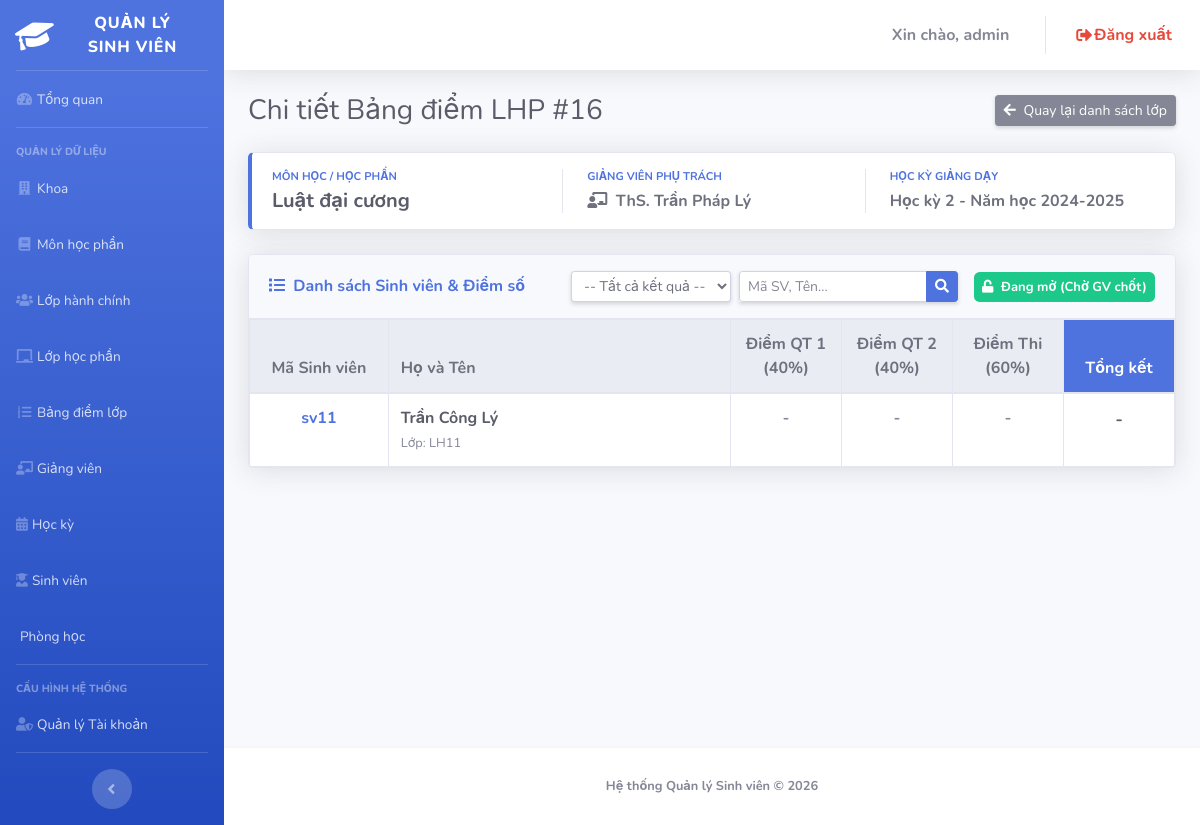
Page /admin/index.php?page=grade_detail&maLHP=16 (signed in) on the committed database.
### tables this page shows
CREATE TABLE
  `courseclasses` (
    `maLHP` int (11) NOT NULL,
    `maMH` varchar(20) NOT NULL,
    `maHK` varchar(20) NOT NULL,
    `maGV` varchar(20) NOT NULL,
    `isLocked` tinyint (1) DEFAULT 0
  );

CREATE TABLE
  `courses` (
    `maMH` varchar(20) NOT NULL,
    `tenMH` varchar(100) NOT NULL,
    `soTinChi` int (11) DEFAULT 3,
    `maKhoa` varchar(20) NOT NULL
  );

CREATE TABLE
  `lecturers` (
    `maGV` varchar(20) NOT NULL,
    `hoTenGV` varchar(100) NOT NULL,
    `email` varchar(100) DEFAULT NULL,
    `sdt` varchar(20) DEFAULT NULL
  );

CREATE TABLE
  `semesters` (
    `maHK` varchar(20) NOT NULL,
    `tenHK` varchar(50) NOT NULL
  );

CREATE TABLE
  `grades` (
    `maSV` varchar(20) NOT NULL,
    `maLHP` int (11) NOT NULL,
    `diem1` decimal(4, 2) DEFAULT NULL CHECK (`diem1` between 0 and 10),
    `diem2` decimal(4, 2) DEFAULT NULL CHECK (`diem2` between 0 and 10),
    `diemThi` decimal(4, 2) DEFAULT NULL CHECK (`diemThi` between 0 and 10),
    `diemTong` decimal(4, 2) GENERATED ALWAYS AS (
      cast(
        (`diem1` + `diem2`) / 2.0 * 0.4 + `diemThi` * 0.6 as decimal(4, 2)
      )
    ) VIRTUAL,
    `diemTongChu` varchar(2) GENERATED ALWAYS AS (
      case
        when `diemTong` is null then NULL
        when `diemTong` >= 8.5 then 'A'
        when `diemTong` >= 8.0 then 'B+'
        when `diemTong` >= 7.0 then 'B'
        when `diemTong` >= 6.5 then 'C+'
        when `diemTong` >= 5.5 then 'C'
        when `diemTong` >= 5.0 then 'D+'
        when `diemTong` >= 4.0 then 'D'
        else 'F'
      end
    ) VIRTUAL
  );

CREATE TABLE
  `students` (
    `maSV` varchar(20) NOT NULL,
    `hoTen` varchar(100) NOT NULL,
    `gioiTinh` varchar(10) DEFAULT NULL,
    `namSinh` int (11) DEFAULT NULL,
    `diaChi` varchar(200) DEFAULT NULL,
    `email` varchar(100) DEFAULT NULL,
    `sdt` varchar(20) DEFAULT NULL,
    `maLop` varchar(20) NOT NULL
  );

### admin/grade_detail.php (the view, shortened to what this page needs)
<?php
$maLHP = $_GET['maLHP'] ?? '';
$infoSql = "SELECT cc.maLHP, c.tenMH, s.tenHK, t.hoTenGV, cc.isLocked
            FROM courseclasses cc
            JOIN courses c ON cc.maMH = c.maMH
            JOIN semesters s ON cc.maHK = s.maHK
            JOIN lecturers t ON cc.maGV = t.maGV
            WHERE cc.maLHP = ? LIMIT 1";
$stmtInfo = $pdo->prepare($infoSql);
$stmtInfo->execute([$maLHP]);
$classInfo = $stmtInfo->fetch();
$keyword = trim($_GET['keyword'] ?? '');
$listSql = "SELECT g.*, s.hoTen, s.maLop
            FROM grades g
            JOIN students s ON g.maSV = s.maSV
            WHERE g.maLHP = :maLHP";
$params = ['maLHP' => $maLHP];
$listSql .= " ORDER BY s.maSV ASC";
$stmtList = $pdo->prepare($listSql);
$stmtList->execute($params);
$studentsList = $stmtList->fetchAll();
?>
<div class="d-sm-flex align-items-center justify-content-between mb-4">
    <h1 class="h3 mb-0 text-gray-800">Chi tiết Bảng điểm LHP #<?= htmlspecialchars($maLHP) ?></h1>
    <a href="index.php?page=grades" class="btn btn-secondary btn-sm shadow-sm">
        <i class="fas fa-arrow-left mr-1"></i> Quay lại danh sách lớp
    </a>
</div>
<div class="card border-left-primary shadow mb-4">
    <div class="card-body py-3">
        <div class="row align-items-center">
            <div class="col-md-4">
                <div class="text-xs font-weight-bold text-primary text-uppercase mb-1">Môn học / Học phần</div>
                <div class="h5 mb-0 font-weight-bold text-gray-800"><?= htmlspecialchars($classInfo['tenMH']) ?></div>
            </div>
            <div class="col-md-4 border-left pl-4">
                <div class="text-xs font-weight-bold text-primary text-uppercase mb-1">Giảng viên phụ trách</div>
                <div class="mb-0 font-weight-bold text-gray-700"><i class="fas fa-chalkboard-teacher mr-1"></i>
                    <?= htmlspecialchars($classInfo['hoTenGV']) ?></div>
            </div>
            <div class="col-md-4 border-left pl-4">
                <div class="text-xs font-weight-bold text-primary text-uppercase mb-1">Học kỳ giảng dạy</div>
                <div class="mb-0 font-weight-bold text-gray-700"><?= htmlspecialchars($classInfo['tenHK']) ?></div>
            </div>
        </div>
    </div>
</div>
<div class="card shadow mb-4">
    <div class="card-header py-3 d-flex flex-column flex-lg-row align-items-lg-center justify-content-between bg-light">
        <h6 class="m-0 font-weight-bold text-primary mb-2 mb-lg-0"><i class="fas fa-list mr-1"></i> Danh sách Sinh viên
            & Điểm số</h6>
        <div class="d-flex align-items-center flex-column flex-md-row">
            <form method="GET" action="index.php" class="form-inline mb-2 mb-md-0 mr-md-3">
                <select name="status" class="form-control form-control-sm mr-2 shadow-sm" onchange="this.form.submit()">
                    <option value="">-- Tất cả kết quả --</option>
                </select>
                <div class="input-group input-group-sm shadow-sm">
                    <input type="text" name="keyword" class="form-control" placeholder="Mã SV, Tên..."
                        value="<?= htmlspecialchars($keyword) ?>">
                    <div class="input-group-append">
                        <button class="btn btn-primary" type="submit"><i class="fas fa-search"></i></button>
                    </div>
                </div>
            </form>
            <?php if ((int) $classInfo['isLocked'] === 1): ?>
                <form method="POST" action="index.php?page=grade_detail&maLHP=<?= $maLHP ?>">
                    <input type="hidden" name="action" value="unlock_grades">
                    <button type="submit" class="btn btn-danger btn-sm font-weight-bold shadow-sm"
                        onclick="return confirm('Mở khóa đồng nghĩa với việc cho phép giảng viên sửa điểm trở lại. Chắc chắn mở?')">
                        <i class="fas fa-lock-open mr-1"></i> MỞ KHÓA BẢNG ĐIỂM
                    </button>
                </form>
            <?php else: ?>
                <span class="badge badge-success p-2 font-weight-bold" style="font-size: 13px;"><i
                        class="fas fa-unlock mr-1"></i> Đang mở (Chờ GV chốt)</span>
            <?php endif; ?>
        </div>
    </div>
    <div class="card-body p-0">
        <div class="table-responsive">
            <table class="table table-bordered table-hover align-middle mb-0 text-center" width="100%">
                <thead class="thead-light">
                    <tr>
                        <th width="15%">Mã Sinh viên</th>
                        <th class="text-left">Họ và Tên</th>
                        <th width="12%">Điểm QT 1 (40%)</th>
                        <th width="12%">Điểm QT 2 (40%)</th>
                        <th width="12%">Điểm Thi (60%)</th>
                        <th width="12%" class="bg-primary text-white">Tổng kết</th>
                    </tr>
                </thead>
                <tbody>
                    <?php if (empty($studentsList)): ?>
                        <tr>
                            <td colspan="6" class="py-5 text-muted">Không có sinh viên nào khớp với điều kiện tìm kiếm/lọc.
                            </td>
                        </tr>
                    <?php else: ?>
                        <?php foreach ($studentsList as $g): ?>
                            <tr>
                                <td class="font-weight-bold text-dark">
                                    <a href="index.php?page=profile&role=Student&username=<?= urlencode($g['maSV']) ?>"
                                        class="text-primary text-decoration-none"><?= htmlspecialchars($g['maSV']) ?></a>
                                </td>
                                <td class="text-left">
                                    <a href="index.php?page=profile&role=Student&username=<?= urlencode($g['maSV']) ?>"
                                        class="text-dark"><b><?= htmlspecialchars($g['hoTen']) ?></b></a><br>
                                    <small class="text-muted">Lớp: <?= htmlspecialchars($g['maLop']) ?></small>
                                </td>
                                <td class="font-weight-bold text-secondary"><?= $g['diem1'] ?? '-' ?></td>
                                <td class="font-weight-bold text-secondary"><?= $g['diem2'] ?? '-' ?></td>
                                <td class="font-weight-bold text-secondary"><?= $g['diemThi'] ?? '-' ?></td>
                                <?php
                                $diemColor = 'text-dark';
                                ?>
                                <td class="font-weight-bold <?= $diemColor ?> table-gray" style="font-size: 1.1rem;">
                                    <?= $g['diemTong'] ?? '-' ?>
                                </td>
                            </tr>
                        <?php endforeach; ?>
                    <?php endif; ?>
                </tbody>
            </table>
        </div>
    </div>
</div>

### rows in the picture
courseclasses: maMH.tenMH "Luật đại cương", maGV.hoTenGV "ThS. Trần Pháp Lý", maHK.tenHK "Học kỳ 2 - Năm học 2024-2025"
grades: maSV "sv11", maSV.hoTen "Trần Công Lý", maSV.maLop "LH11", diem1 "-", diem2 "-", diemThi "-", diemTong "-"

### other values in the picture
$_SESSION['user']['username'] "admin"
$maLHP "16"
